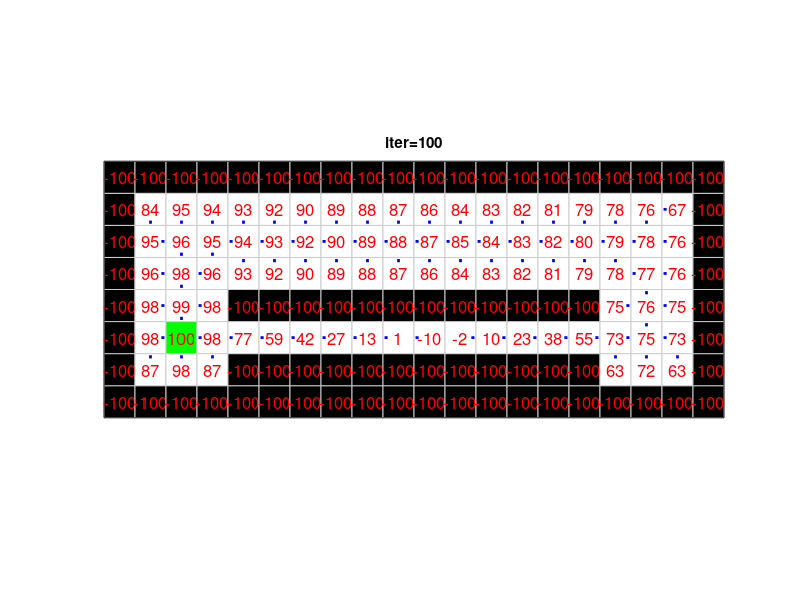
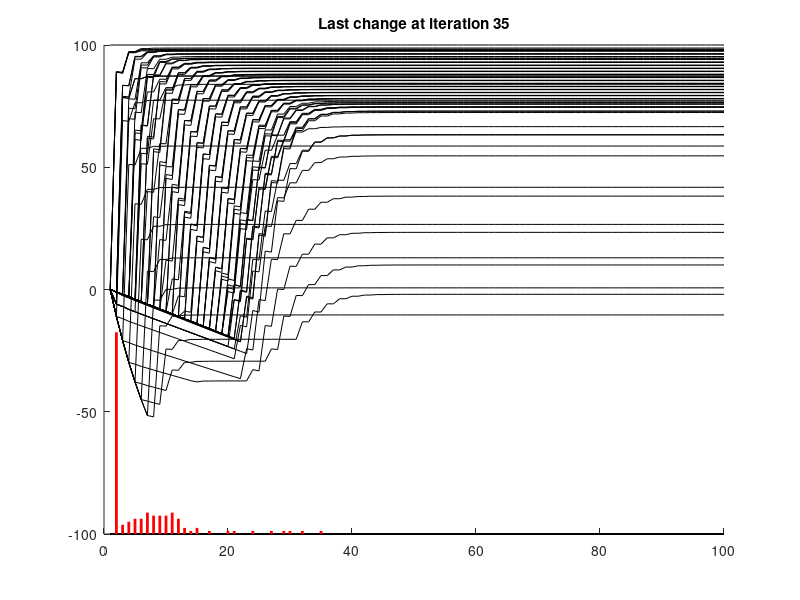

MATLAB code for these plots, in order:
function [J,U]=DP_valueiteration

% DEFINE GLOBAL PARAMETERS
global res xdim ydim nx ny dx dy perr vGoal vObst vMove vInitial
% - minimum grid resolution
res = 0.15;
% - dimensions of the world
xdim = [-1.45 1.45];
ydim = [-0.6 0.6];
% - number of grid cells
nx=ceil((xdim(2)-xdim(1))/res);
ny=ceil((ydim(2)-ydim(1))/res);
% - size of grid cells
dx = (xdim(2)-xdim(1))/nx;
dy = (ydim(2)-ydim(1))/ny;
% - probability of going the wrong way
perr = 0.1;
% - value of goal, collision, movement
vGoal = 100;
vObst = -100;
vMove = -1;
% - initial guess at all values
vInitial = 0;

% DEFINE OBSTACLE AND GOAL LOCATIONS
obst = [1:nx 1:nx; ones(1,nx) ny*ones(1,nx)];
obst = [obst [ones(1,ny) nx*ones(1,ny); 1:ny 1:ny]];
obst = [obst [5:(nx-4); 2*ones(size(5:(nx-4)))]];
obst = [obst [5:(nx-4); 4*ones(size(5:(nx-4)))]];
isobst=sparse(zeros(nx,ny));
for k=1:size(obst,2)
    isobst(obst(1,k),obst(2,k))=1;
end
isgoal=sparse(zeros(nx,ny));
isgoal(3,3)=1;

% DEFINE INITIAL GUESS AT VALUE AND POLICY
for i=1:nx
    for j=1:ny
        if (isobst(i,j))
            J(i,j) = vObst;
            U(i,j) = 0;
        elseif (isgoal(i,j))
            J(i,j) = vGoal;
            U(i,j) = 0;
        else
            J(i,j) = vInitial;
            U(i,j) = ceil(4*rand);
        end
    end
end

% SETUP FIGURE
[Hcolor,Hcost,Haction]=setupfigure(isobst,isgoal,J);

% DO VALUE ITERATION
uchange(1)=0;
Jsto=reshape(J,[],1);
T=100;
for t=2:T
    % Uncomment one of these things to slow the display down.
%     pause;
%     pause(0.1);
    drawnow;
    
    % Iterate over all states.
    Jprev = J;
    Uprev = U;
    uchange(t)=0;
    for i=1:nx
        for j=1:ny
            % Update the value/policy for every square that is not an
            % obstacle and not a goal.
            if ((~isgoal(i,j)) & (~isobst(i,j)))
                % Get the old expected cost-to-go from the squares to the
                % north, south, east, and west.
                cn = Jprev(i,j+1);
                cs = Jprev(i,j-1);
                ce = Jprev(i+1,j);
                cw = Jprev(i-1,j);
                
                % Now compute the total expected cost for each of the four
                % possible actions (north, south, east, west).
                Jn = -1+((1-perr)*cn + (perr/2)*ce + (perr/2)*cw);
                Js = -1+((1-perr)*cs + (perr/2)*ce + (perr/2)*cw);
                Je = -1+((1-perr)*ce + (perr/2)*cn + (perr/2)*cs);
                Jw = -1+((1-perr)*cw + (perr/2)*cn + (perr/2)*cs);
                
                % Finally compute the new expected cost-to-go, by taking
                % the maximum over possible actions. Note when I say
                % "cost-to-go" here, I really mean "payoff-to-go". Also
                % note that actions are denoted 1=north, 2=south, 3=east,
                % and 4=west.
                [J(i,j),U(i,j)] = max([Jn Js Je Jw]);
                
                % See if the policy changed (for display purposes only).
                if (U(i,j)~=Uprev(i,j))
                    uchange(t) = uchange(t)+1;
                end
            end
        end
    end
    % Record the values (for display purposes only).
    Jsto=[Jsto reshape(J,[],1)];
    
    % Update the display.
    updatefigure(Hcolor,Hcost,Haction,J,U,Uprev,t);
end

% DISPLAY THE RESULTS (HOW THE VALUES/POLICY CHANGE AT EACH ITERATION)
displayresults(T,Jsto,uchange);













%%%%%%%%%%%%%%%%%%%%%%%%%%%%%%%%%%%%%%%%%%%%%%%%%%%%%%%%%%%%%%%%%%%%
% FUNCTIONS FOR DISPLAY (SHOULD BE ABLE TO SAFELY IGNORE THESE)


function [Hcolor,Hcost,Haction]=setupfigure(isobst,isgoal,J)
global res xdim ydim nx ny dx dy

% SETUP THE FIGURE
figure(1);
clf;
axis equal;
axis([xdim ydim]);
set(gca,'xtick',[],'ytick',[]);
set(gca,'layer','top');
box on;
hold on;

% DRAW HORIZONTAL AND VERTICAL GRID LINES
for i=1:nx-1
    h=line((xdim(1)+(i/nx)*(xdim(2)-xdim(1)))*[1 1],ydim);
    set(h,'color',0.8*ones(1,3));
end
for i=1:ny-1
    h=line(xdim,(ydim(1)+(i/ny)*(ydim(2)-ydim(1)))*[1 1]);
    set(h,'color',0.8*ones(1,3));
end

% COLOR THE SQUARES
for i=1:nx
    for j=1:ny
        if isgoal(i,j)
            Hcolor(i,j)=colorsquare(i,j,'g');
        elseif isobst(i,j)
            Hcolor(i,j)=colorsquare(i,j,'k');
        else
            Hcolor(i,j)=colorsquare(i,j,'w');
        end
        Hcost(i,j)=labelsquare(i,j,sprintf('%.1f',J(i,j)));
        Haction(i,j)=actionsquare(i,j);
    end
end

function updatefigure(Hcolor,Hcost,Haction,J,U,Uprev,t)
global nx ny
for i=1:nx
    for j=1:ny
        set(Hcost(i,j),'string',sprintf('%.0f',J(i,j)));
        reactionsquare(i,j,U(i,j),Haction(i,j));
        if (U(i,j)~=Uprev(i,j))
            set(Hcolor(i,j),'facecolor','y');
        else
            ccur = get(Hcolor(i,j),'facecolor');
            if (ccur==[1 1 0])
                set(Hcolor(i,j),'facecolor','w');
            end
        end
    end
end
title(sprintf('iter=%d',t));

function displayresults(T,Jsto,uchange)
global nx ny
figure(2);
clf;
hold on;
plot(1:T,Jsto,'k-');
for t=1:T
    if uchange(t)
        h=line([t t],[-100 -100+(200*uchange(t)/(nx*ny))]);
        set(h,'color','r','linewidth',2);
    end
end
title(sprintf('Last change at iteration %d',find(uchange,1,'last')));

function marksquare(i,j)
colorsquare(i,j,'k');

function h=colorsquare(i,j,c,h)
global res xdim ydim nx ny dx dy
x = xdim(1)+((i-1)*dx);
y = ydim(1)+((j-1)*dy);
h=rectangle('position',[x y dx dy],'facecolor',c,'edgecolor',0.8*ones(1,3));

function h=labelsquare(i,j,s)
global res xdim ydim nx ny dx dy
x = xdim(1)+((i+0.5-1)*dx);
y = ydim(1)+((j+0.5-1)*dy);
h=text(x,y,s);
set(h,'fontsize',12,'color','r','horizontalalignment','center');

function h=actionsquare(i,j)
global res xdim ydim nx ny dx dy
x = xdim(1)+((i+0.5-1)*dx);
y = ydim(1)+((j+0.5-1)*dy);
h = line([x x],[y y]);
set(h,'color','b','linewidth',2);

function reactionsquare(i,j,d,h)
global res xdim ydim nx ny dx dy
x = xdim(1)+((i+0.5-1)*dx);
y = ydim(1)+((j+0.5-1)*dy);
if (d~=0)
    D = [0 dy; 0 -dy; dx 0; -dx 0]';
    set(h,'xdata',x+D(1,d)*[0.35 0.45],'ydata',y+D(2,d)*[0.35 0.45]);
end